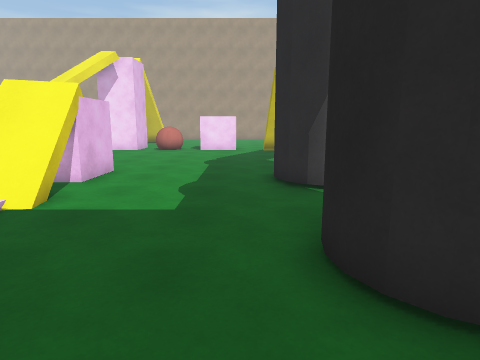
View 1 (above)

20 first-person views from a walk through a 3-D level made in the Unity game engine. The camera is 1.5 m above the floor, tilts 10° down and sees 75° across. The floor is counted in squares, 1 m on a side. Each view is taken from the middle of a square. On the plan, view 1 faces up. The plan holds only what a view shows up to about 15 squares ahead; the rest is blank. The place goes on beyond the plan. Some animated figures are left out.

View 2
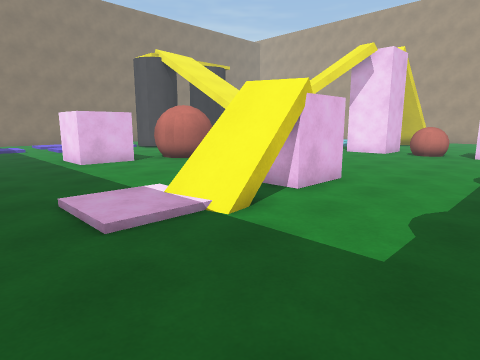

View 3
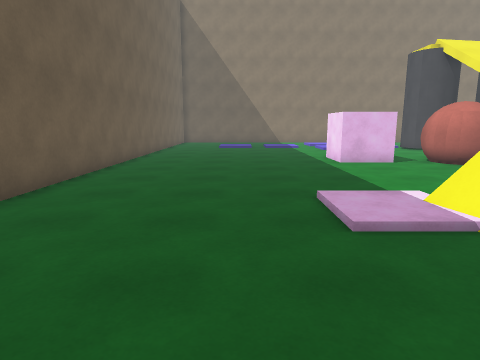

View 4
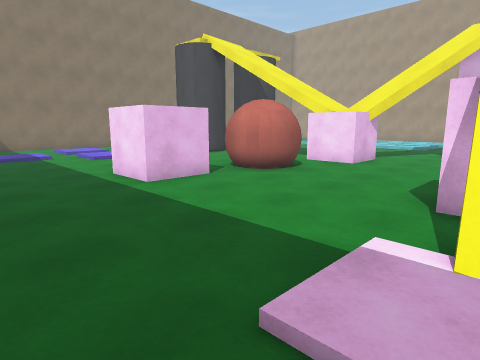

View 5
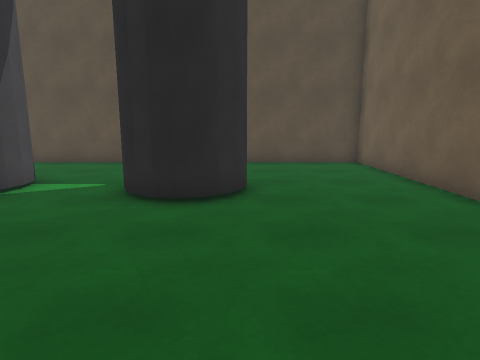

View 6
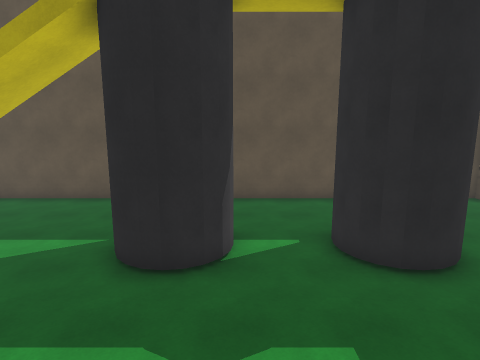

View 7
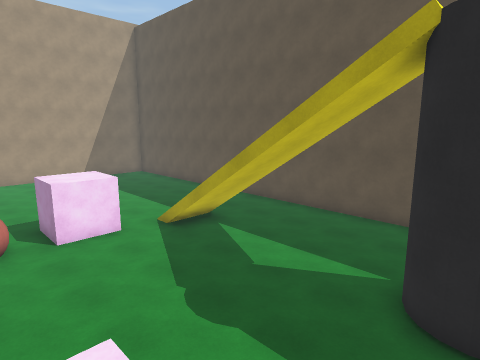

View 8
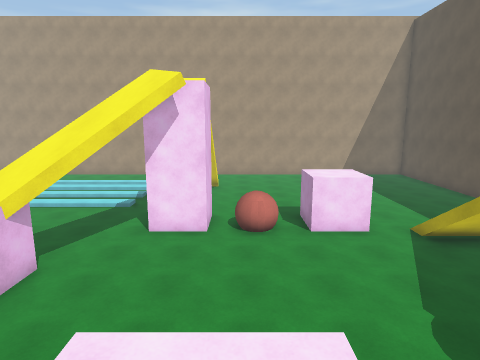

View 9
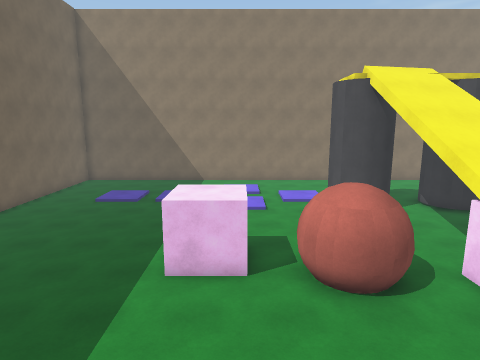

View 10
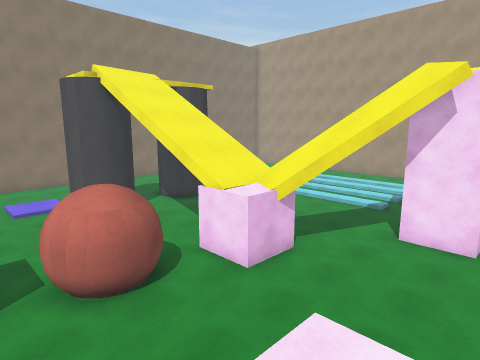

View 11
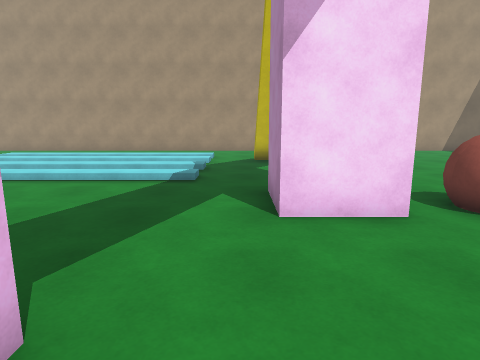

View 12
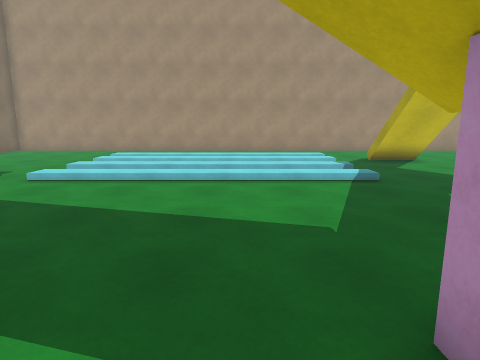

View 13
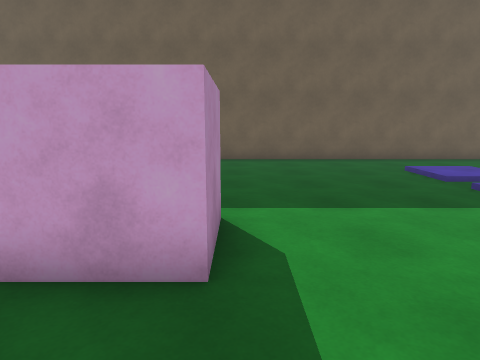

View 14
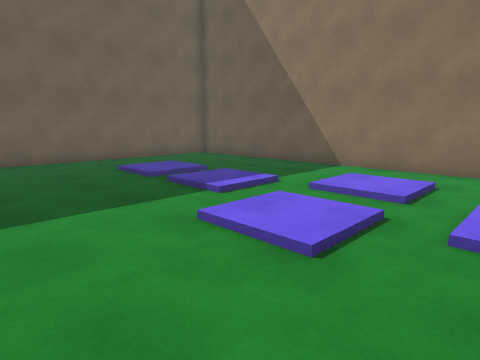

View 15
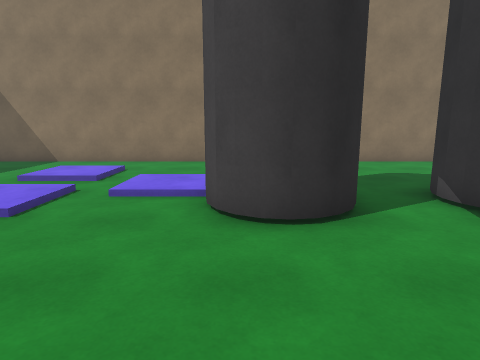

View 16
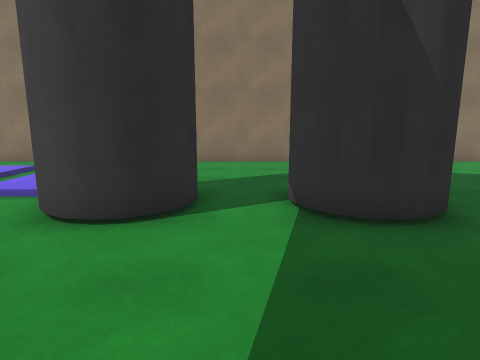

View 17
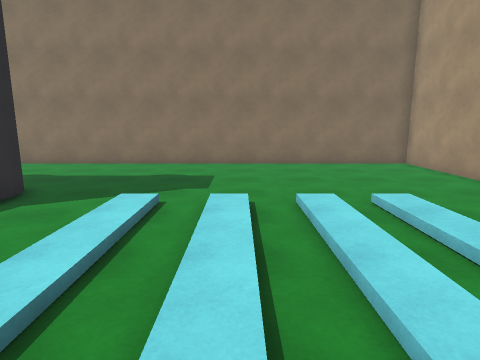

View 18
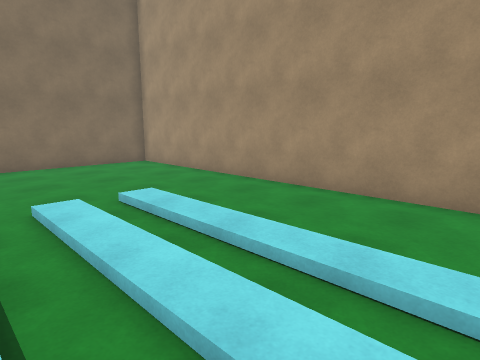

View 19
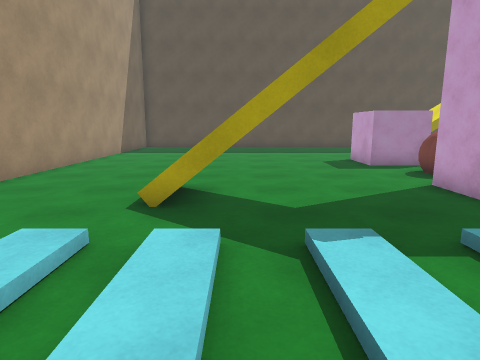

View 20
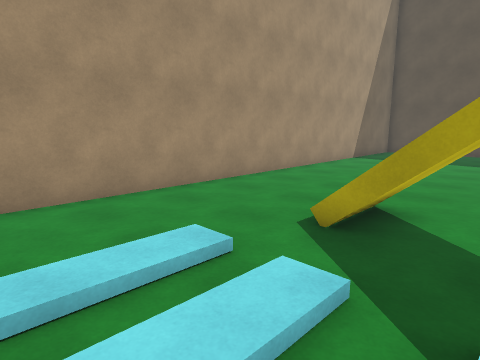

### Floor plan
Key: @ floor where view 1 was taken; # wall or solid block; . main floor; : floor 0.25 m higher than the main floor; / step, stairs or slope; v drop or lower ground; C cube; B red ball.
Columns run from 27 left of view 1 to 8 right of it. Each row starts with its distance up from view 1.
 33 #############################
 32 #............. ..............
 31 #............. ..............
 30 #............................
 29 #......///////////...........
 28 #......///////////.//...........
 27 #......///////////./ ...........
 26 #......///////////./ ........
 25 #......///////////...........
 24 #............  ..............
 23 #......///////////...........
 22 #...............................
 21 #..................###...CCC....
 20 #..................###BB.CCC...
 19 #.....###..........###BB.CCC.  ..
 18 #.....###....................//...
 17 #.....###...... .............  ....#
 16 #.............###............//....#
 15 #..... ##.....  C..................#
 14 #.     ##.....C#C..................#
 13 #      ##... ......................#
 12 #....::.....   #..... .............#
 11 #....::......  #..... .............#
 10 #....//......###.....CCC.....#    .#
  9 #..//.///............CCC....##  ...#
  8 #..::./:/...CCC......C/v....##  ...#
  7 #..//.///...CCC......v//.....##....#
  6 #....//.....CCC......#//...........#
  5 #....::..............::............#
  4 #....::..............::.....###....#
  3 #....//.....................##    .#
  2 #....::......................# ....#
  1 #....::............................#
  0 #...  .....................@.......#
 -1   .................................#
 -2   .....................    ........#
 -3  #####################      ########

Positions as (right, up) in squares from view 1, and headings:
1: (0, 0), facing up
2: (0, 2), facing up-left
3: (0, 2), facing left
4: (-5, 2), facing up-left
5: (-5, 2), facing right
6: (-5, 7), facing right
7: (-5, 8), facing up-right
8: (-5, 8), facing up
9: (-5, 8), facing left
10: (-5, 8), facing up-left
11: (-9, 14), facing up
12: (-14, 14), facing up
13: (-15, 11), facing down
14: (-16, 11), facing down-left
15: (-14, 13), facing left
16: (-14, 16), facing left
17: (-13, 25), facing left
18: (-13, 25), facing up-left
19: (-14, 26), facing right
20: (-13, 25), facing up-right
